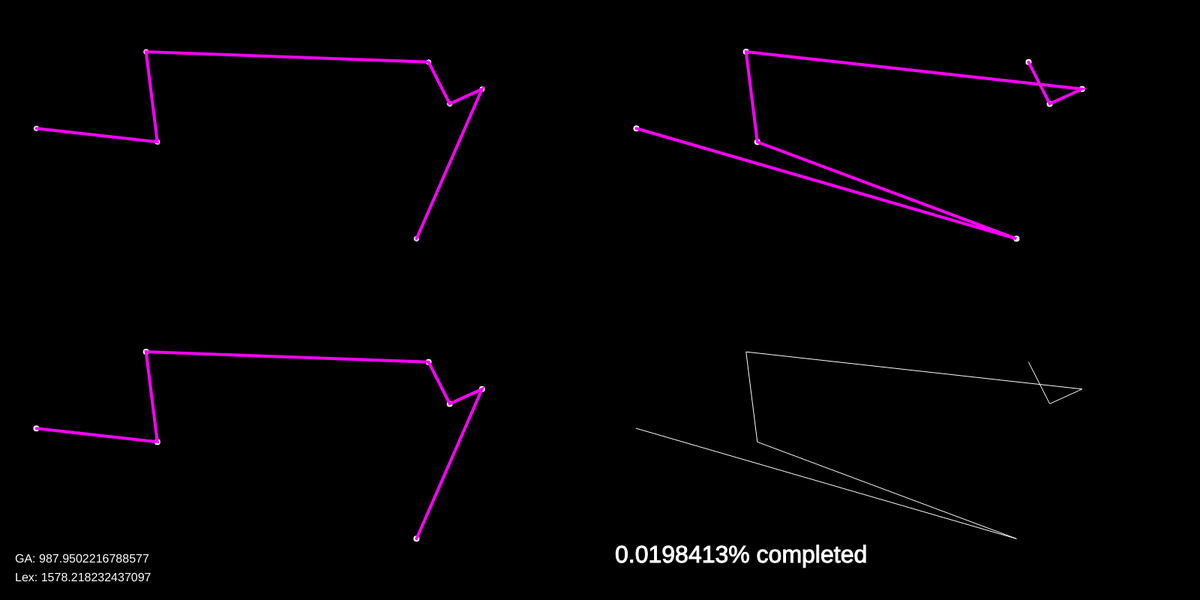
Frame 1 (no input)
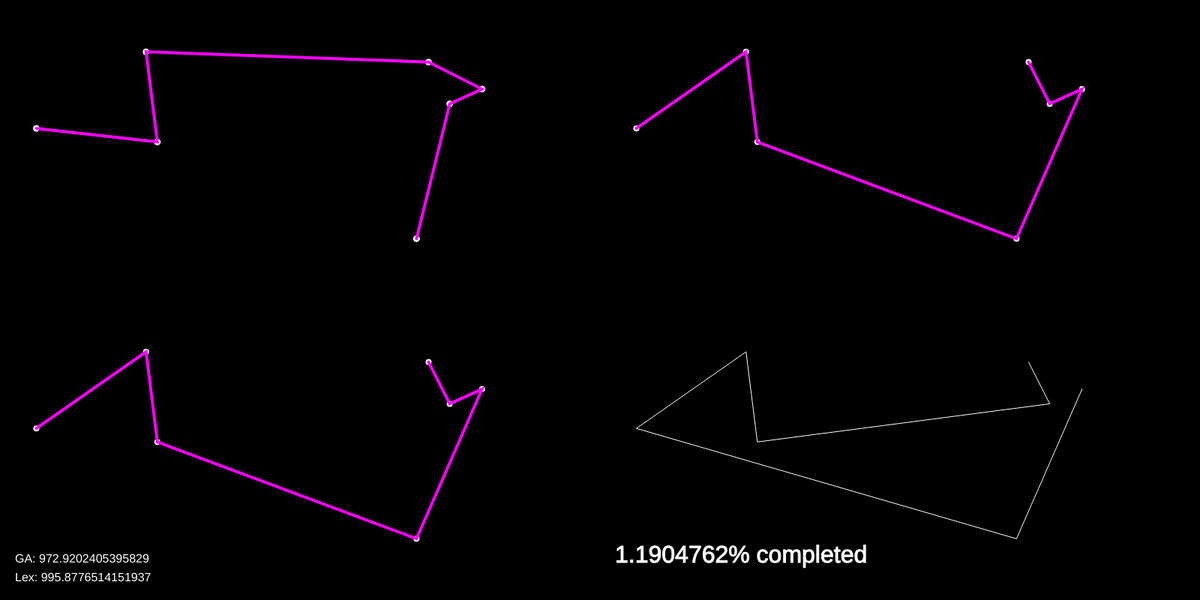
Frame 60 (no input)
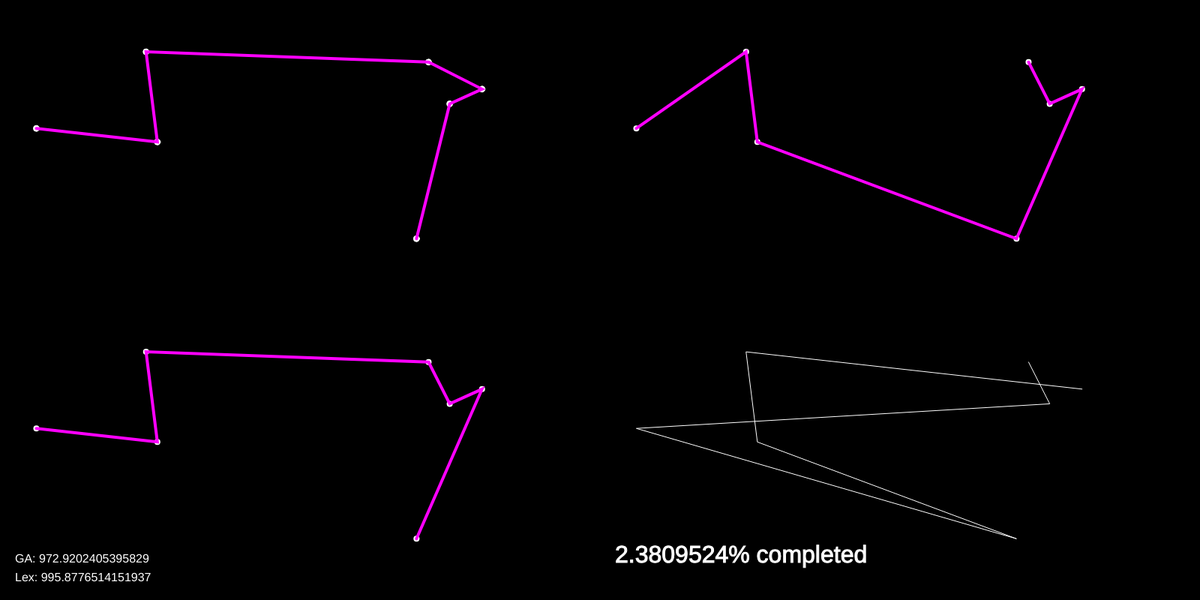
Frame 120 (the mouse pressed at the canvas centre since frame 60)

The p5.js sketch that drew these frames (run headless with seeded random() and noise() and a simulated clock; from frame 60 on, the mouse is pressed at the canvas centre):

// p5.js sketch
// ── sketch.js
var cities = [];
var totalCities = 7;
var lexLoop = true;

function setup() {
    createCanvas(1600, 800);
    for (var i = 0; i < totalCities; i++) {
        var v = createVector(random(width / 2), random(height / 2));
        cities[i] = v;
    }
    setupLex();
    setupGA();
}

function draw() {
    background(0);
    drawGA();
    textSize(16);
    fill(255);
    noStroke();
    text("GA: " + recordDistanceGA, 20, height / 2 - 50);
    text("Lex: " + recordDistance, 20, height / 2 - 25);
    drawLex();
}

// ── ga.js
var popSize = 500;
var population = [];
var fitness = [];

var recordDistanceGA = Infinity;
var bestEverGA;
var currentBestGA;

function setupGA() {
    var order = [];
    for (var i = 0; i < totalCities; i++) {
        order[i] = i;
    }

    for (var i = 0; i < popSize; i++) {
        population[i] = shuffle(order);
    }
}

function drawGA() {
    translate(0, 0);
    calculateFitness();
    normalizeFitness();
    nextGeneration();

    fill(255);
    for (var i = 0; i < bestEverGA.length; i++) {
        var n = bestEverGA[i];
        ellipse(cities[n].x, cities[n].y, 8, 8);
    }

    stroke(255, 0, 255);
    strokeWeight(4);
    noFill();
    beginShape();
    for (var i = 0; i < bestEverGA.length; i++) {
        var n = bestEverGA[i];
        vertex(cities[n].x, cities[n].y);
    }
    endShape();

    translate(0, height / 2);
    fill(255);
    noStroke();
    for (var i = 0; i < bestEverGA.length; i++) {
        var n = bestEverGA[i];
        ellipse(cities[n].x, cities[n].y, 8, 8);
    }

    stroke(255, 0, 255);
    strokeWeight(4);
    noFill();
    beginShape();
    for (var i = 0; i < currentBestGA.length; i++) {
        var n = currentBestGA[i];
        vertex(cities[n].x, cities[n].y);
    }
    endShape();
}

function swap(a, i, j) {
    var temp = a[i];
    a[i] = a[j];
    a[j] = temp;
}

function calcDistance(points, order) {
    var sum = 0;
    for (var i = 0; i < order.length - 1; i++) {
        var cityAIndex = order[i];
        var cityA = points[cityAIndex];
        var cityBIndex = order[i + 1];
        var cityB = points[cityBIndex];
        var d = dist(cityA.x, cityA.y, cityB.x, cityB.y);
        sum += d;
    }
    return sum;
}

function calculateFitness() {
    var currentRecord = Infinity;
    for (var i = 0; i < population.length; i++) {
        var d = calcDistance(cities, population[i]);
        if (d < recordDistanceGA) {
            recordDistanceGA = d;
            console.log('ga: ' + recordDistanceGA);
            bestEverGA = population[i];
        }
        if (d < currentRecord) {
            currentRecord = d;
            currentBestGA = population[i];
        }



        fitness[i] = 1 / (d + 1);
    }
}

function normalizeFitness() {
    var sum = 0;
    for (var i = 0; i < fitness.length; i++) {
        sum += fitness[i];
    }
    for (var i = 0; i < fitness.length; i++) {
        fitness[i] = fitness[i] / sum;;
    }
}

function nextGeneration() {
    var newPopulation = [];
    for (var i = 0; i < population.length; i++) {
        var orderA = pickOne(population, fitness);
        var orderB = pickOne(population, fitness);
        var order = crossOver(orderA, orderB);
        mutate(order, 0.01);
        newPopulation[i] = order;
    }
    population = newPopulation;

}

function pickOne(list, prob) {
    var index = 0;
    var r = random(1);

    while (r > 0) {
        r = r - prob[index];
        index++;
    }
    index--;
    return list[index].slice();
}

function crossOver(orderA, orderB) {
    var start = floor(random(orderA.length));
    var end = floor(random(start + 1, orderA.length));
    var neworder = orderA.slice(start, end);
    // var left = totalCities - neworder.length;
    for (var i = 0; i < orderB.length; i++) {
        var city = orderB[i];
        if (!neworder.includes(city)) {
            neworder.push(city);
        }
    }
    return neworder;
}

function mutate(order, mutationRate) {
    for (var i = 0; i < totalCities; i++) {
        if (random(1) < mutationRate) {
            var indexA = floor(random(order.length));
            var indexB = (indexA + 1) % totalCities;
            swap(order, indexA, indexB);
        }
    }
}

// ── lex.js
var order = [];
var recordDistance;
var bestEver;
var totalPermutations;
var count = 0;

function setupLex() {
    for (var i = 0; i < totalCities; i++) {
        order[i] = i;
    }
    var d = calculateDistance(cities, order);
    recordDistance = d;
    bestEver = order.slice();
    totalPermutations = factorial(totalCities);
    console.log(totalPermutations);
}

function drawLex() {
    translate(width / 2, -(height / 2));
    fill(255);
    noStroke();
    for (var i = 0; i < cities.length; i++) {
        ellipse(cities[i].x, cities[i].y, 8, 8);
    }
    stroke(255, 0, 255);
    strokeWeight(4);
    noFill();
    beginShape();
    for (var i = 0; i < order.length; i++) {
        var n = bestEver[i];
        vertex(cities[n].x, cities[n].y);
    }
    endShape();
    translate(0, height / 2);
    stroke(255);
    strokeWeight(1);
    noFill();
    beginShape();
    for (var i = 0; i < order.length; i++) {
        var n = order[i];
        vertex(cities[n].x, cities[n].y);
    }
    endShape();
    var d = calculateDistance(cities, order);
    if (d < recordDistance) {
        recordDistance = d;
        bestEver = order.slice();
        console.log('lex: ' + recordDistance);
    }
    if (lexLoop) {
        nextOrder();
    }
    textSize(32);
    fill(255);
    var percent = 100 * (count / totalPermutations);
    text(nf(percent, 0, 7) + "% completed", 20, height / 2 - 50);
}

function swap(a, i, j) {
    var temp = a[i];
    a[i] = a[j];
    a[j] = temp;
}

function calculateDistance(points, order) {
    var sum = 0;
    for (var i = 0; i < order.length - 1; i++) {
        var cityA = points[order[i]];
        var cityB = points[order[i + 1]];
        var d = dist(cityA.x, cityA.y, cityB.x, cityB.y);
        sum += d;
    }
    return sum;
}

function nextOrder() {
    var largestI = -1;
    for (var i = 0; i < order.length - 1; i++) {
        if (order[i] < order[i + 1]) {
            largestI = i;
        }
    }

    if (largestI == -1) {
        lexLoop = false;
        console.log('finished');
    }

    // STEP 2
    var largestJ = -1;
    for (var j = 0; j < order.length; j++) {
        if (order[largestI] < order[j]) {
            largestJ = j;
        }
    }

    // STEP 3
    swap(order, largestI, largestJ);

    // STEP 4: reverse from largestI + 1 to the end
    var endArray = order.splice(largestI + 1);
    endArray.reverse();
    order = order.concat(endArray);
    count++;
}

function factorial(n) {
    if (n == 1) {
        return 1;
    }
    return n * factorial(n - 1);
}
